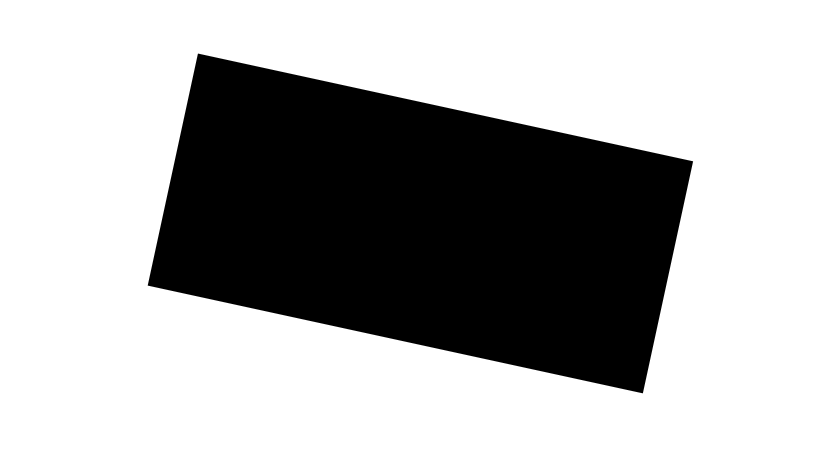
#> input picture 22.12.06_openCV/images/test01.png, 823 x 454 px
$ python opencv11_cornerHarris.py
#> lines starting #> are read from the running program, lines starting #| are printed output that depends on the picture; after the words box and inside, x2 and y2 are one past the last pixel; in counts of white or black regions, pixels touching at a corner belong together
### 22.12.06_openCV/utils.py
import cv2

def image_show(image):
    cv2.imshow('show',image)
    cv2.waitKey(0)

### 22.12.06_openCV/opencv11_cornerHarris.py
# 모서리 감지
import cv2
import numpy as np
from utils import image_show
image_path = './images/test01.png'
image_read = cv2.imread(image_path)
#> image_read is the input picture: shape (454, 823, 3); min 0, max 255, mean 172.9

image_gray = cv2.cvtColor(image_read, cv2.COLOR_BGR2GRAY)
image_gray = np.float32(image_gray)

block_size = 2 # 모서리 감지 매개 변수 설정
aperture = 29
free_parameter = 0.04

detector_response = cv2.cornerHarris(
    image_gray, block_size, aperture, free_parameter
)
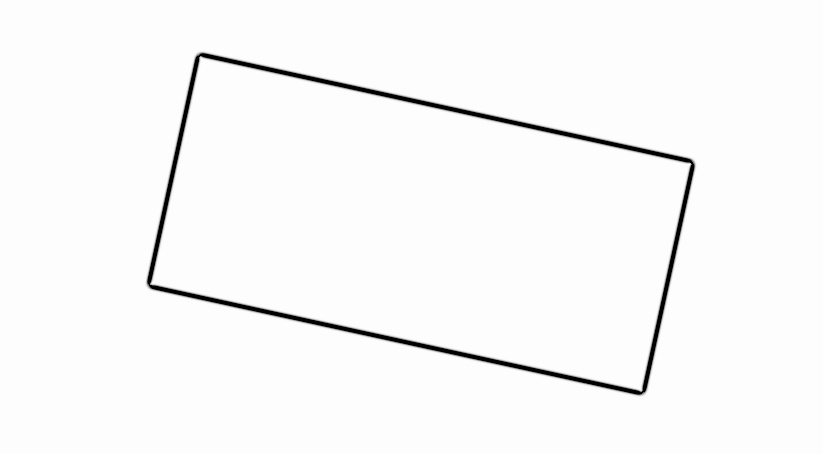
#> detector_response: shape (454, 823) float32; 1.24% of the values are NaN or infinite; the others: min -1.36e+37, max 7.01e+34, mean -inf; drawn with min black, max white, NaN and infinite black
print(detector_response)
#> (printed output is left out)

threshold = 0.02
image_read[detector_response > threshold*
detector_response.max()] = [255,255,255]
#> image_read: shape (454, 823, 3); under 0.01% of pixels changed, all inside (x1, y1, x2, y2) = (153, 59, 689, 389)

image_gray = cv2.cvtColor(image_read, cv2.COLOR_BGR2GRAY)
image_show(image_gray)

$ run again, with 22.12.06_openCV/images/Billiards.png copied over 22.12.06_openCV/images/test01.png
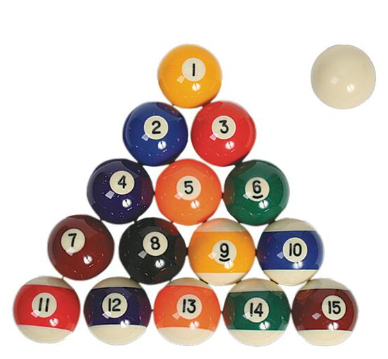
#> input picture 22.12.06_openCV/images/Billiards.png, 388 x 359 px
#> image_read is the input picture: shape (359, 388, 3); mean B, G, R 189.1, 196.9, 211.3
#> `detector_response = cv2.cornerHarris( image_gray, block_size, aperture..`:
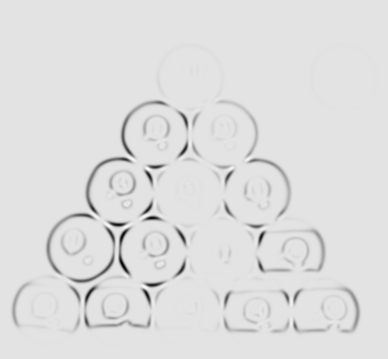
#> detector_response: shape (359, 388) float32; min -1.3e+37, max 1.59e+36, mean -inf; drawn with min black and max white
#> (printed output is left out)
#> `image_read[detector_response > threshold* detector_response.max()] = [..`:
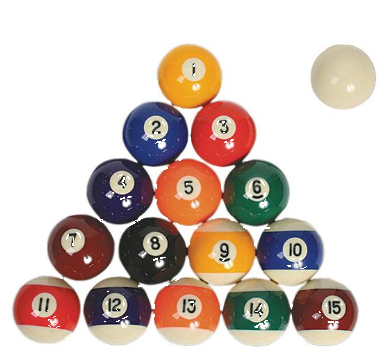
#> image_read: shape (359, 388, 3); 1.26% of pixels changed, all inside (x1, y1, x2, y2) = (47, 64, 343, 330)
